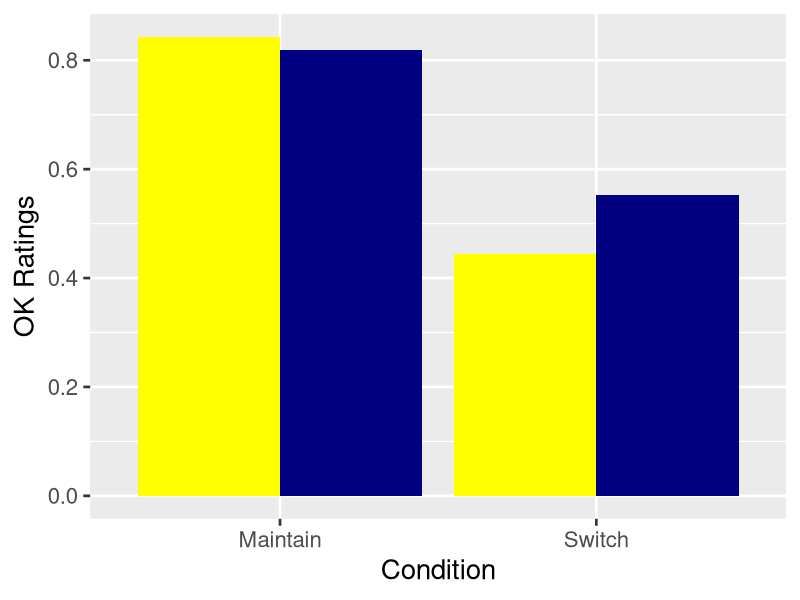

Here is the R script that generated this plot:
## ---- chunk 1
knitr::opts_chunk$set(echo = TRUE)

#load packages
library(ggplot2)
library(reshape2)
library(afex)
library(lme4)
library(lmerTest)
library(tidyverse)
## ---- chunk 2

#Load raw data
rawData<-read.csv("PBC2 07192023.csv")

#Copy raw data
data<-rawData

## ---- chunk 3

#AGE DESCRIPTIVES

summary(data$age_years, na.rm=TRUE)

mean(data$age_years, na.rm=TRUE)  #in years
sd (data$age_years, na.rm=TRUE)

min(data$age_years, na.rm=TRUE) #in years

max(data$age_years, na.rm=TRUE)#in years

median(data$age_years,na.rm=TRUE ) #in years
## ---- chunk 4

data$Condition_2<-as.factor(data$Condition_2)
data$White<-as.factor(data$White)

#logistic regression with race interaction
whiteLog<-glm(OK~Condition_2*White, family="binomial",data=data)
summary(whiteLog)

#Generate Bar Graph
bar1<-ggplot(data=data,
             aes(x=Condition_2,
                 y=OK,
                 fill=White))+
   stat_summary(fun="mean",
               geom="bar",
               position="dodge")+
  scale_x_discrete(labels=c("Maintain", "Switch"))+ 
    labs(x="Condition",
       y="OK Ratings")+
    scale_fill_manual(values=c("yellow","navy"),
                    guide=F) +
  theme_grey(base_size=20)

#Output Bar Graph
bar1
